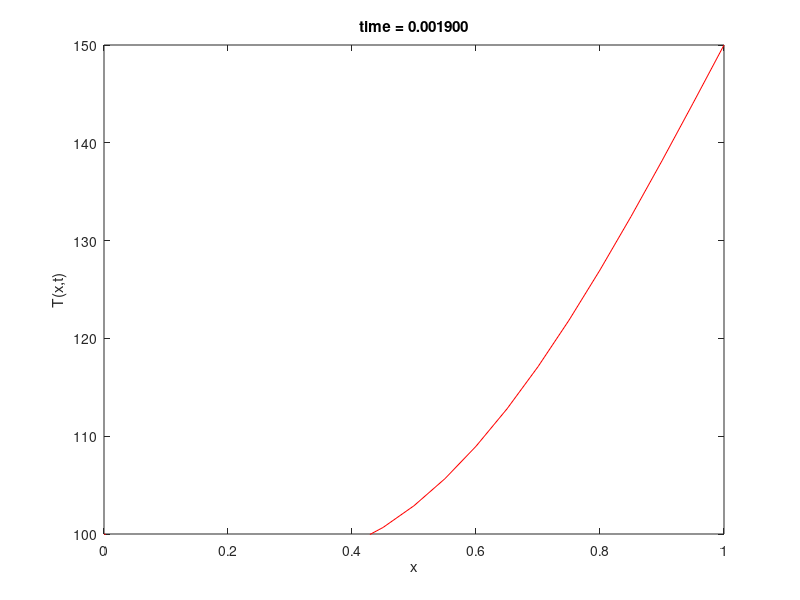

Reproduce this figure in MATLAB.
%% LEARN ABOUT 2D TEMPERATURE FIELD

clearvars
close all
% Initial variable declaration
dt=0.0001;
dx=0.05;
tmax=0.2;
L=1;
t=[0:dt:tmax];
x=[0:dx:L];
nx = length(x)

kappa=1.0;
cV=1.0;
alpha=kappa/cV*dt/dx^2;   % alpha = (k/cV)*(dt/dx^2)  

% Iteration
for i=1:length(t)
    for j=1:length(x)
        disp(t(i)*x(j));
    end
end

T = x*0;
disp(T)

% impose Dirichlet boundary conditions
% left-most end is identified by i=1 and has coordinate x=0
% last element of the vector T, with index nx. 
T1=100;
TN=150;
T(1)=T1;
T(nx)=TN;

% Iteration with numerical solution of partial differential equation
for j=1:length(t)
    for i=2:nx-1
        Tnew(i) = T(i) + alpha*(T(i+1)-2*T(i)+T(i-1)); % define an new array Tnew
    end
    Tnew(1)=T1;
    Tnew(nx)=TN;
    T=Tnew;         % overwrite T with the command T=Tnew.
end

if mod(t(j),5*dt)==0
    figure(1)
    plot(x,T,'r')
    xlim([0 1])
    ylim([100 150])
    xlabel('x')
    ylabel('T(x,t)')
    title(sprintf('time = %f',t(i)))
    pause(0.1)
end
